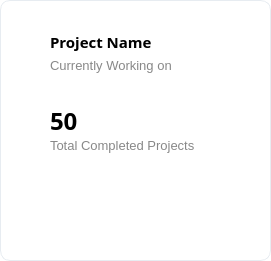
  <widget class="QFrame" name="frame_stats">
   <property name="geometry">
    <rect>
     <x>30</x>
     <y>510</y>
     <width>271</width>
     <height>261</height>
    </rect>
   </property>
   <property name="styleSheet">
    <string notr="true">background: white;
border-radius: 10px;
border: 1px solid #e7ecf1;</string>
   </property>
   <property name="frameShape">
    <enum>QFrame::StyledPanel</enum>
   </property>
   <property name="frameShadow">
    <enum>QFrame::Raised</enum>
   </property>
   <widget class="QLabel" name="label_join">
    <property name="geometry">
     <rect>
      <x>50</x>
      <y>200</y>
      <width>211</width>
      <height>31</height>
     </rect>
    </property>
    <property name="font">
     <font>
      <family>Segoe UI Semibold</family>
      <pointsize>10</pointsize>
      <weight>75</weight>
      <bold>true</bold>
     </font>
    </property>
    <property name="styleSheet">
     <string notr="true">border:none;
background:none;</string>
    </property>
    <property name="text">
     <string/>
    </property>
    <property name="alignment">
     <set>Qt::AlignLeading|Qt::AlignLeft|Qt::AlignVCenter</set>
    </property>
   </widget>
   <widget class="QLabel" name="label_rpro">
    <property name="geometry">
     <rect>
      <x>50</x>
      <y>50</y>
      <width>241</width>
      <height>31</height>
     </rect>
    </property>
    <property name="font">
     <font>
      <family>Segoe UI</family>
      <pointsize>10</pointsize>
      <weight>50</weight>
      <bold>false</bold>
     </font>
    </property>
    <property name="styleSheet">
     <string notr="true">border:none;
background:none;color:#888888;</string>
    </property>
    <property name="text">
     <string>Currently Working on</string>
    </property>
   </widget>
   <widget class="QLabel" name="label_rpro_2">
    <property name="geometry">
     <rect>
      <x>50</x>
      <y>32</y>
      <width>241</width>
      <height>20</height>
     </rect>
    </property>
    <property name="font">
     <font>
      <family>Segoe UI Semibold</family>
      <pointsize>11</pointsize>
      <weight>75</weight>
      <bold>true</bold>
     </font>
    </property>
    <property name="styleSheet">
     <string notr="true">border:none;
background:none;</string>
    </property>
    <property name="text">
     <string>Project Name</string>
    </property>
   </widget>
   <widget class="QLabel" name="label_cpro">
    <property name="geometry">
     <rect>
      <x>50</x>
      <y>130</y>
      <width>231</width>
      <height>31</height>
     </rect>
    </property>
    <property name="font">
     <font>
      <family>Segoe UI</family>
      <pointsize>10</pointsize>
     </font>
    </property>
    <property name="styleSheet">
     <string notr="true">border:none;
background:none;color:#888888;</string>
    </property>
    <property name="text">
     <string>Total Completed Projects</string>
    </property>
   </widget>
   <widget class="QLabel" name="label_cpro_2">
    <property name="geometry">
     <rect>
      <x>50</x>
      <y>110</y>
      <width>141</width>
      <height>21</height>
     </rect>
    </property>
    <property name="font">
     <font>
      <family>Segoe UI Semibold</family>
      <pointsize>18</pointsize>
      <weight>75</weight>
      <bold>true</bold>
     </font>
    </property>
    <property name="styleSheet">
     <string notr="true">border:none;
background:none;</string>
    </property>
    <property name="text">
     <string>50</string>
    </property>
    <property name="alignment">
     <set>Qt::AlignLeading|Qt::AlignLeft|Qt::AlignVCenter</set>
    </property>
   </widget>
   <widget class="QLabel" name="label_rpro_ico">
    <property name="geometry">
     <rect>
      <x>20</x>
      <y>33</y>
      <width>20</width>
      <height>20</height>
     </rect>
    </property>
    <property name="styleSheet">
     <string notr="true">border:none;</string>
    </property>
    <property name="text">
     <string/>
    </property>
    <property name="pixmap">
     <pixmap resource="Resources.qrc">:/imgs/project.png</pixmap>
    </property>
    <property name="scaledContents">
     <bool>true</bool>
    </property>
   </widget>
   <widget class="QLabel" name="label_cpro_ico">
    <property name="geometry">
     <rect>
      <x>20</x>
      <y>110</y>
      <width>20</width>
      <height>20</height>
     </rect>
    </property>
    <property name="styleSheet">
     <string notr="true">border:none;</string>
    </property>
    <property name="text">
     <string/>
    </property>
    <property name="pixmap">
     <pixmap resource="Resources.qrc">:/imgs/briefing.png</pixmap>
    </property>
    <property name="scaledContents">
     <bool>true</bool>
    </property>
   </widget>
   <widget class="QLabel" name="label_cpro_ico_2">
    <property name="geometry">
     <rect>
      <x>20</x>
      <y>208</y>
      <width>17</width>
      <height>17</height>
     </rect>
    </property>
    <property name="styleSheet">
     <string notr="true">border:none;</string>
    </property>
    <property name="text">
     <string/>
    </property>
    <property name="pixmap">
     <pixmap resource="Resources.qrc">:/imgs/contract.png</pixmap>
    </property>
    <property name="scaledContents">
     <bool>true</bool>
    </property>
   </widget>
  </widget>
